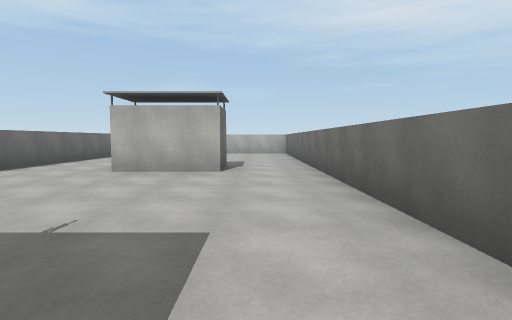
view 1 (above)

16 first-person views from a walk through a Unity game level. The camera is 1.3 m above the floor, tilts 4° down and sees 80° across. The floor is counted in squares, 2 m on a side. Each view is taken from the middle of a square. On the plan, view 1 faces up. The plan holds only what a view shows up to about 10 squares ahead; the rest is blank. The place goes on beyond the plan.

view 2
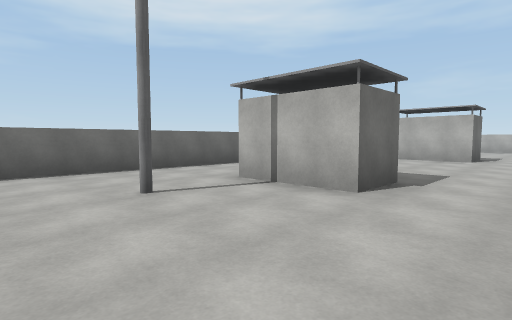

view 3
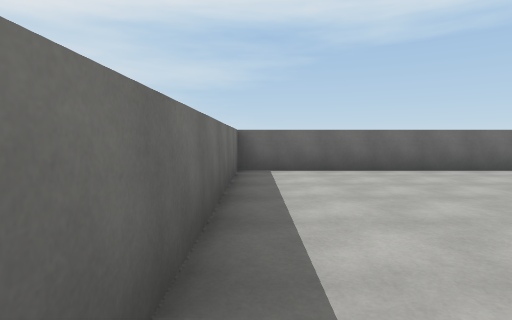

view 4
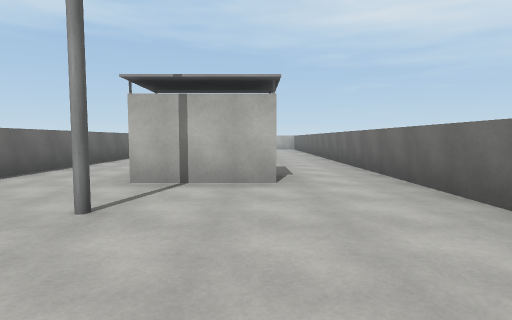

view 5
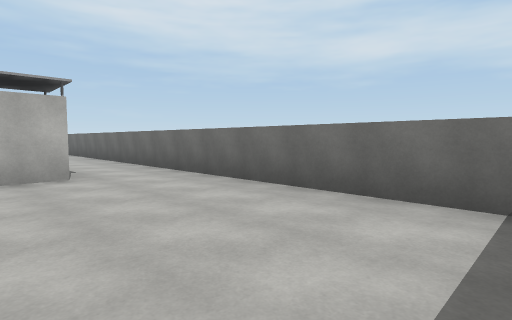

view 6
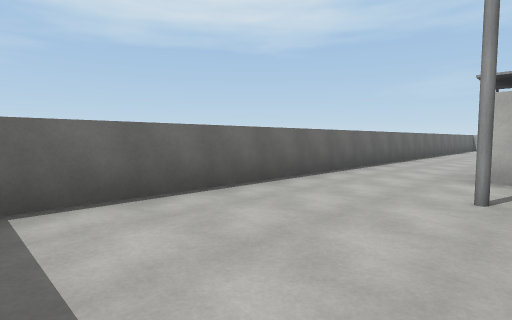

view 7
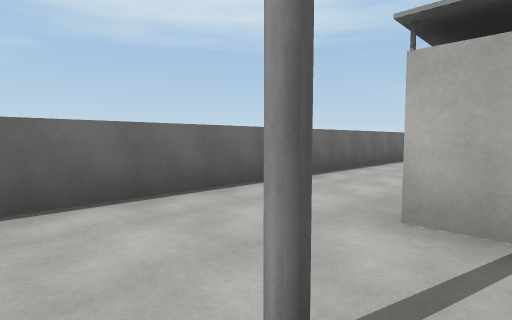

view 8
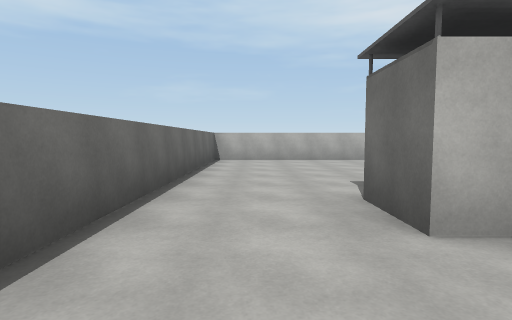

view 9
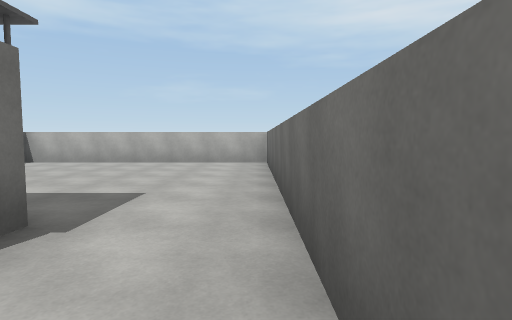

view 10
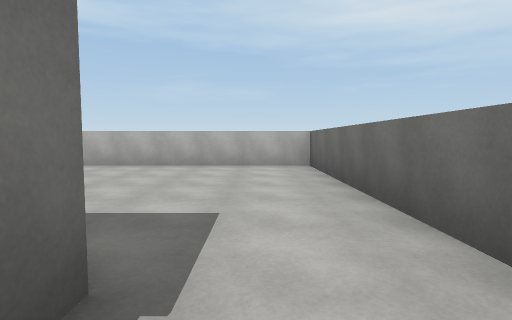

view 11
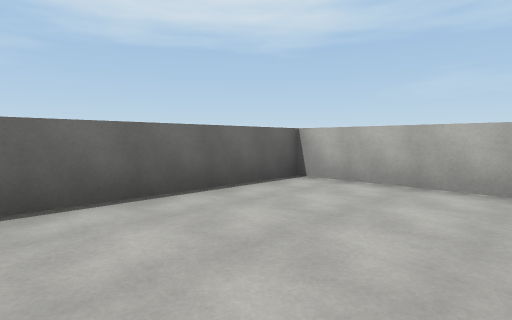

view 12
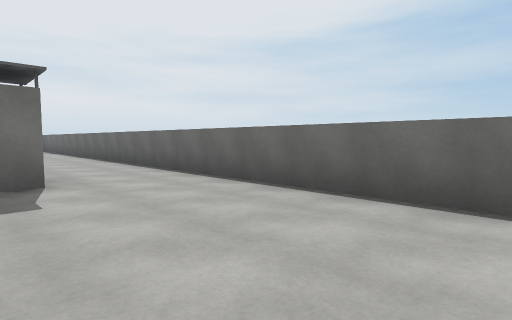

view 13
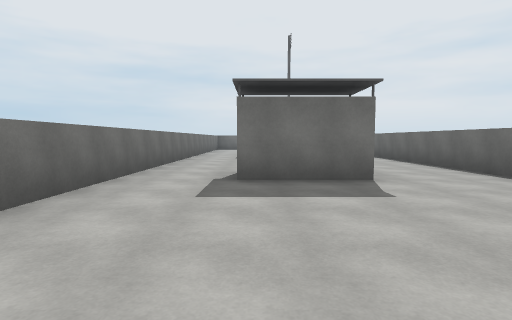

view 14
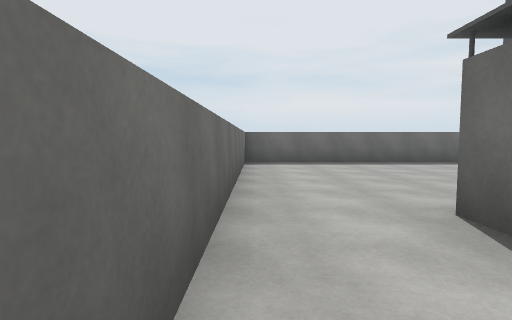

view 15
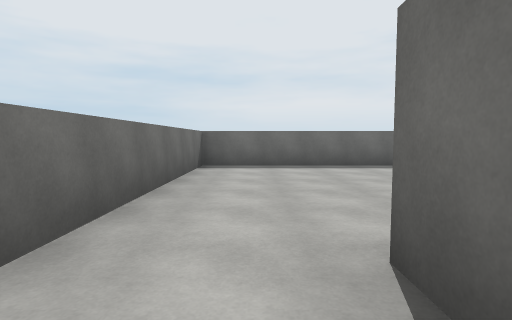

view 16
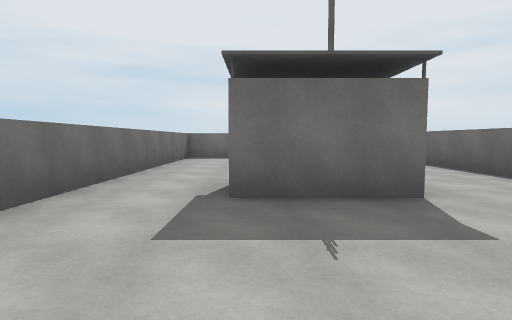

### Floor plan
Points are (right, up) in squares from view 1. A wall is a line through its corners. A room is listed if a view was taken in it or the views show most of it. See-through windows are left out.
Room 1 (views 1, 2, 3, 4, 5, 6, 7, 8, 9, 14, 15, 16)
walls: (-2.9, 0.7) (-0.7, 0.7) (-0.7, -0.6) (-2.9, -0.6); (-0.7, 6) (-2.8, 6); (-5.3, 5.6) (-5.3, -6.4) (1.3, -6.4) (1.3, 5.6)
ways out: opening at (-4.5, 6.5) to room 2; opening at (0.5, 6.5) to room 2
Room 2 (views 10, 11, 12, 13)
walls: (-2.8, 6) (-2.8, 7.2) (-0.7, 7.2) (-0.7, 6); (1.3, 5.6) (1.3, 13.3) (-5.3, 13.3) (-5.3, 5.6)
ways out: opening at (-4.5, 6.5) to room 1; opening at (0.5, 6.5) to room 1

Positions as (right, up) in squares from view 1, and headings:
1: (0, 0), facing up
2: (1, -4), facing up-left
3: (1, -6), facing left
4: (-1, -5), facing up
5: (-2, -6), facing up-right
6: (-2, -6), facing up-left
7: (-2, -3), facing up-left
8: (-4, 4), facing up
9: (1, 5), facing up
10: (0, 6), facing up
11: (-2, 9), facing up-left
12: (-2, 12), facing down-left
13: (-1, 12), facing down
14: (1, 2), facing down
15: (0, 1), facing down
16: (-1, 4), facing down
